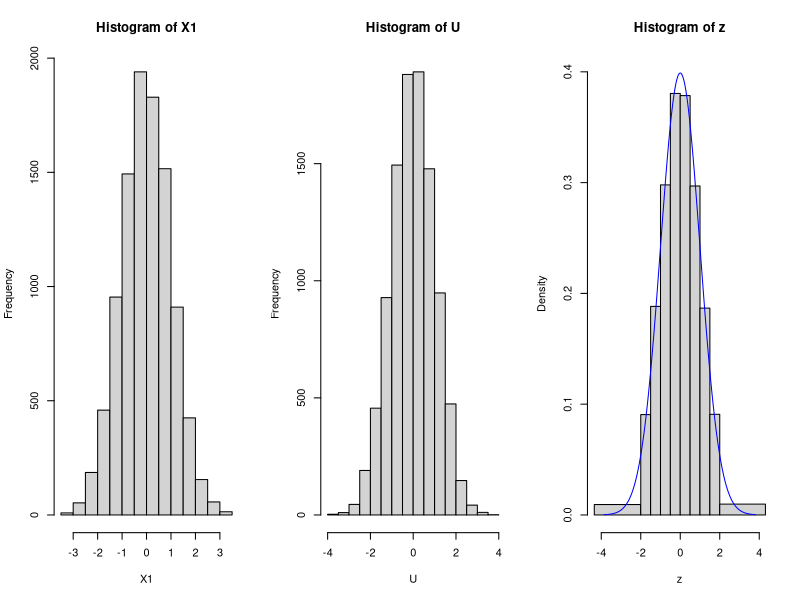

The R script that drew this image:
#Example 9 P.10
set.seed(1234)
nsim=10000
u1=runif(nsim)
u2=runif(nsim)
X1=sqrt(-2*log(u1))*cos(2*pi*u2)
X2=sqrt(-2*log(u1))*sin(2*pi*u2)
U=array(0,dim=c(nsim,1))
for(i in 1:nsim)
U[i]=sum(runif(12,-.5,.5))
par(mfrow=c(1,3))
hist(X1)
hist(U)

a=3
mean(X1>=-1.96 & X1<=1.96)
mean(X1>=-6 & X1<=6)
mean(U>a)
m = 100000; n = 12
u = runif(m*n)
UNI = matrix(u, nrow=m)
z = rowSums(UNI) - 6
cut = c(min(z)-.5, seq(-2, 2, by=.5), max(z)+.5)
hist(z, breaks=cut, ylim=c(0,.4), prob=T)
zz = seq(min(z), max(z), by=.01)
lines(zz, dnorm(zz), col="blue")
mean(z>=-2 & z<=2)
E = m*diff(pnorm(c(-Inf, seq(-2, 2, by=.5), Inf))); E
N = hist(z, breaks=cut, plot=F)$counts; N
Q = sum(((N-E)^2)/E); Q; qchisq(c(.025,.975), 9)
